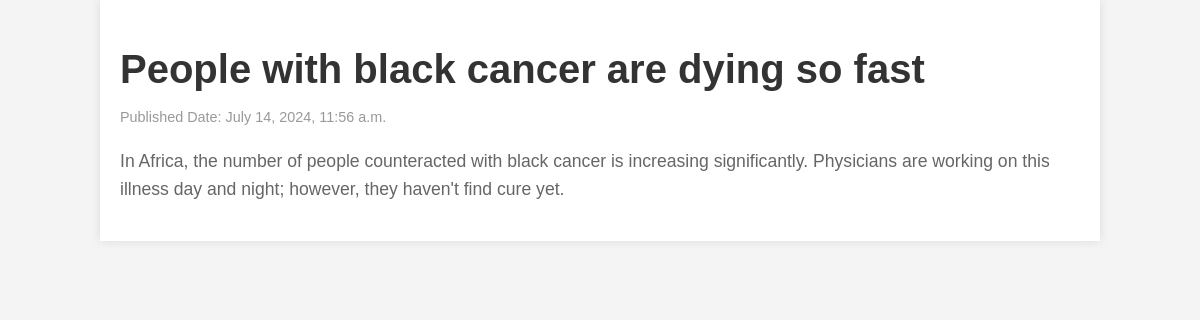
/news/6/, run on the app's committed database.
### news_app/models.py (models this page shows, shortened)
class News(models.Model):
    class Status(models.TextChoices):
        Draft = 'DF', "Draft"
        Published = 'PB', "Published"
    title = models.CharField(max_length=250)
    slug = models.SlugField(max_length=250, unique=True)
    body = models.TextField()
    image = models.ImageField(upload_to='news/images')
    category = models.ForeignKey(Category, on_delete=models.CASCADE)
    published_time = models.DateTimeField(default=timezone.now)
    created_time = models.DateTimeField(auto_now_add=True)
    updated_time = models.DateTimeField(auto_now=True)
    status = models.CharField(max_length=2, choices=Status.choices, default=Status.Draft)
    objects = models.Manager()  # Default manager
    published = PublishedManager()  # Custom manager
    class Meta:
        ordering = ['-published_time']

### news_app/views.py (the view)
# urls.py: path('news/<int:id>/', news_detail, name='news_detail_page')
def news_detail(request, id):
    news = get_object_or_404(News, id=id, status= News.Status.Published)
    context = {
        'news': news
    }
    return render(request, 'news/news_detail.html', context)

### Templates/news/news_detail.html (shortened to what this page needs)
<!DOCTYPE html>
<html lang="en">
<head>
</head>
<body>
    <div class="container">
        <h1>{{ news.title }}</h1>
        <p class="published-date">Published Date: {{ news.published_time }}</p>
        <p>{{ news.body | linebreaks }}</p>
    </div>
</body>
</html>

### Templates/news/news_detail.html (style rules this page uses)
body { font-family: Arial, sans-serif; margin: 0; padding: 0; background-color: #f4f4f4; }
.container { width: 80%; margin: 0 auto; background-color: #fff; padding: 20px; box-shadow: 0 0 10px rgba(0, 0, 0, 0.1); }
h1 { font-size: 2.5em; margin-bottom: 10px; color: #333; }
p { font-size: 1.1em; line-height: 1.6; color: #666; }
.published-date { color: #999; font-size: 0.9em; }

### data on the page
News: title "People with black cancer are dying so fast", published_time "July 14, 2024, 11:56 a.m.", body "In Africa, the number of people counteracted with black cancer is increasing significantly. Physicians are working on this illness day and night; however, they haven't find cure yet."
